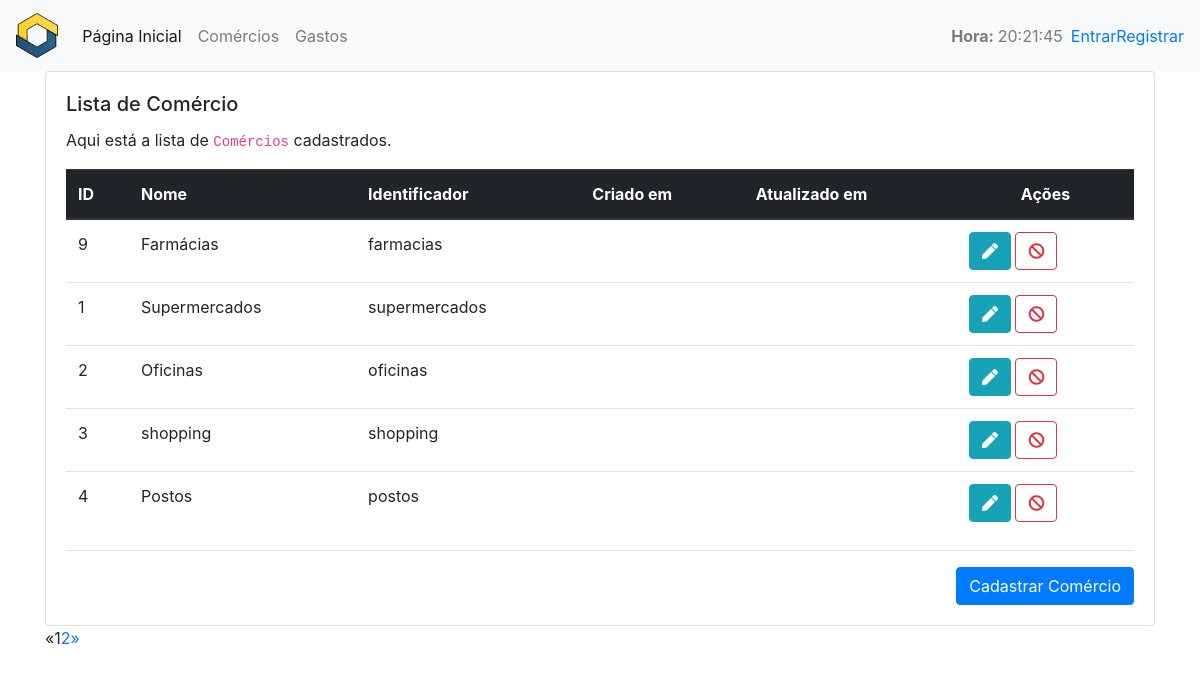
The app's page /website/comercios/ with its own data.
### helloworld/models.py (models this page shows, shortened)
class Comercio(models.Model):
    name = models.CharField(
        'Comércio',
        max_length=100,
        null=False,
        blank=False
    )
    slug = models.CharField(
        'Identificador',
        max_length=100,
        null=False,
        blank=False
    )
    created_at = models.DateTimeField(
        'Criado em',
        auto_now_add=True,
        null=True
    )
    updated_at = models.DateTimeField(
        'Atualizado em',
        auto_now=True,
        null=True
    )
    class Meta:
        verbose_name = 'Comércio'
        verbose_name_plural = 'Comércios'
        ordering = ['-created_at']
    objetos = models.Manager()

### website/views.py (the view)
class ComercioListView(ListView):
    template_name = "website/lista_comercios.html"
    model = Comercio
    context_object_name = "comercios"
    paginate_by = 5
    def get_context_data(self, **kwargs):
        context = super(ComercioListView, self).get_context_data(**kwargs)
        list_exam = Comercio.objetos.all()
        paginator = Paginator(list_exam, self.paginate_by)
        page = self.request.GET.get('page')
        try:
            file_exams = paginator.page(page)
        except PageNotAnInteger:
            file_exams = paginator.page(1)
        except EmptyPage:
            file_exams = paginator.page(paginator.num_pages)
        context['list_exams'] = file_exams
        return context

### website/templatetags/tempo_atual.py (called while the page is built)
@register.simple_tag
def tempo_atual():
    return datetime.datetime.now().strftime('%H:%M:%S')

### website/templates/website/lista_comercios.html (shortened to what this page needs)
{% extends "base.html" %}
{% load pagination %}
{% load l10n %}
{% block conteudo %}
<div class="container">
  <div class="row">
    <div class="col-lg-12 col-md-12 col-sm-12 col-xs-12">
      <div class="card">
        <div class="card-body">
          <h5 class="card-title">Lista de Comércio</h5>
          {% if comercios|length > 0 %}
            <p class="card-text">
              Aqui está a lista de <code>Comércios</code> cadastrados.
            </p>
            <table class="table">
              <thead class="thead-dark">
              <tr>
                <th scope="col">ID</th>
                <th scope="col">Nome</th>
                <th scope="col">Identificador</th>
                <th scope="col">Criado em</th>
                <th scope="col">Atualizado em</th>
                <th scope="col" class="text-center">Ações</th>
              </tr>
              </thead>
              <tbody>
              {% for comercio in comercios %}
                <tr>
                  <td>{{ comercio.id }}</td>
                  <td>{{ comercio.name }}</td>
                  <td>{{ comercio.slug }}</td>
                  <td>{{ comercio.created_at|date:'d/m/Y' }}</td>
                  <td>{{ comercio.updated_at|date:'d/m/Y' }}</td>
                  <td>
                    <a href="{% url 'website:atualiza_comercio' slug=comercio.slug %}"
                       class="btn btn-info"><i class="fas fa-pen"></i>
                    </a>
                    <a href="{% url 'website:deleta_comercio' slug=comercio.slug  %}"
                      class="btn btn-outline-danger"><i class="fas fa-ban"></i>
                    </a>
                  </td>
                </tr>
              {% endfor %}
              </tbody>
            </table>
        {% else %}
          <div class="text-center mt-5 mb-5 jumbotron">
            <h5>Nenhum <code>Comércio</code> cadastrado ainda.</h5>
          </div>
        {% endif %}
          <hr />
          <div class="text-right">
            <a href="{% url 'website:cadastra_comercio' %}" class="btn btn-primary">
              Cadastrar Comércio
            </a>
          </div>
        </div>
      </div>
    </div>
  </div>
</div>
<div class="container">
  <div class="row">
    <div class="col-md-12">
      <nav aria-label="Page navigation example">
        {% if is_paginated %}
          <ul class="pagination">
            {% if page_obj.has_previous %}
              <li><a href="?page={{ page_obj.previous_page_number }}">&laquo;</a></li>
            {% else %}
              <li class="disabled"><span>&laquo;</span></a></li>
            {% endif %}
            {% for i in paginator.page_range %}
              {% if page_obj.number == i %}
                <li class="active"><span>{{ i }} <span class="sr-only">(current)</span></span></li>
              {% else %}
                <li><a href="?page={{ i }}">{{ i }}</a></li>
              {% endif %}
            {% endfor %}
            {% if page_obj.has_next %}
              <li><a href="?page={{ page_obj.next_page_number }}">&raquo;</a></li>
            {% else %}
              <li class="disabled"><span>&raquo;</span></li>
            {% endif %}
          </ul>
        {% endif %}
      </nav>
    </div>
  </div>
</div>
{% endblock %}

### records on screen
Comercio: id "9", name "Farmácias", slug "farmacias"
Comercio: id "1", name "Supermercados", slug "supermercados"
Comercio: id "2", name "Oficinas", slug "oficinas"
Comercio: id "3", name "shopping", slug "shopping"
Comercio: id "4", name "Postos", slug "postos"

### other values on screen
{{ i }} "1"
{{ i }} "2"
